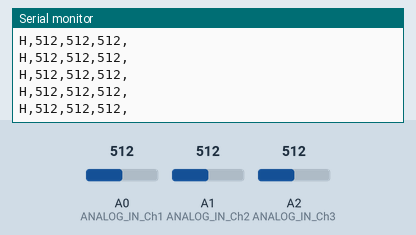
Recording of a sketch running on a simulated Arduino Uno, built with avr-gcc and run on an emulated ATmega328P. On the bench: the last lines printed to the serial monitor. Inputs (shaded band) come from the test bench; at power-on: A1 (ANALOG_IN_Ch2) = 512, A2 (ANALOG_IN_Ch3) = 512, A0 (ANALOG_IN_Ch1) = 512.

Above: at 2.7 s.
2.8 s: A1 (ANALOG_IN_Ch2) set to 105
At 2.86 s:
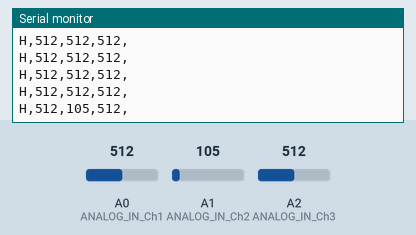
5.8 s: A1 (ANALOG_IN_Ch2) set to 93
At 5.81 s:
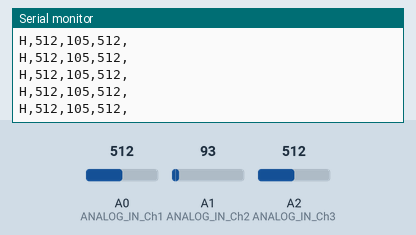
8.8 s: A2 (ANALOG_IN_Ch3) set to 106
At 8.81 s:
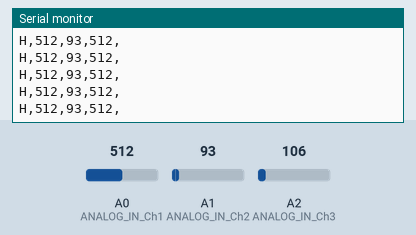
10.3 s: A2 (ANALOG_IN_Ch3) set to 92
At 10.34 s:
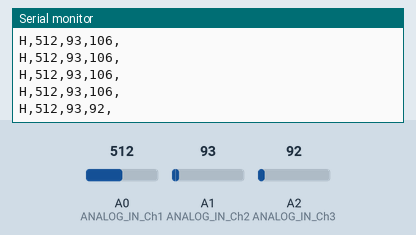
11.8 s: A0 (ANALOG_IN_Ch1) set to 983
At 11.81 s:
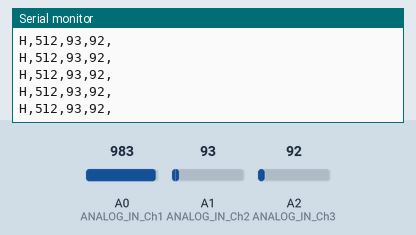
14.8 s: A0 (ANALOG_IN_Ch1) set to 1009
At 14.8 s:
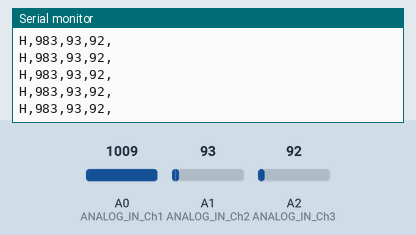
Timing chart, 0 to 17.3 s (numbered marks = the images above; inputs shaded):
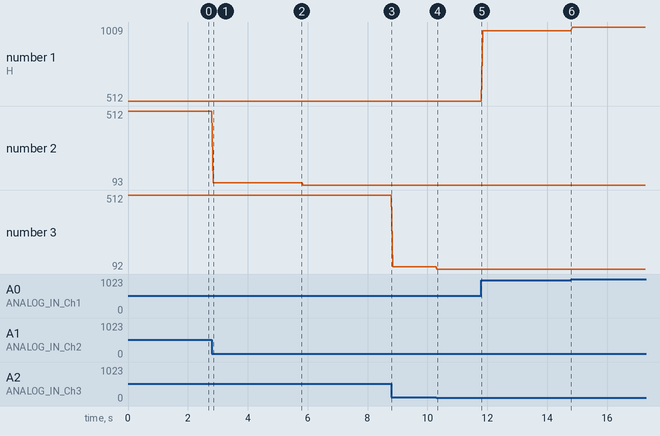

Measured:
- after the input at 2.8 s, the serial monitor: prints a new line after 0.05 s (image 1)
- after the input at 10.3 s, the serial monitor: prints a new line at once (image 4)
- plotted number 1: 512 → 983 after the input at 11.8 s, 983 → 1009 after the input at 14.8 s
- plotted number 2: 512 → 105 after the input at 2.8 s, 105 → 93 after the input at 5.8 s
- plotted number 3: 512 → 106 after the input at 8.8 s, 106 → 92 after the input at 10.3 s

The sketch:

OSC.ino
```cpp
/* CommaDelimitedOutput sketch */
#define ANALOG_IN_Ch1 0
#define ANALOG_IN_Ch2 1
#define ANALOG_IN_Ch3 2

void setup()
{
  Serial.begin(9600);
}

void loop()
{
  while(Serial.available() == 0)
  {
  int val1 = analogRead(ANALOG_IN_Ch1); /* Reads values from analog Pin0 = Channel1 */
  int val2 = analogRead (ANALOG_IN_Ch2); /* Reads values from analog Pin1 = Channel2 */
  int val3 = analogRead (ANALOG_IN_Ch3); /* Reads values from analog Pin2 = Channel3 */


  Serial.print('H'); /* Unique header to identify start of message */
  Serial.print(",");
  Serial.print(val1,DEC);
  Serial.print(",");
  Serial.print(val2,DEC);
  Serial.print(",");
  Serial.print(val3,DEC);
  Serial.print(",");  /* Note that a comma is sent after the last field */
  Serial.println();  /* send a cr/lf */
  delay(50);
  }
}
```
